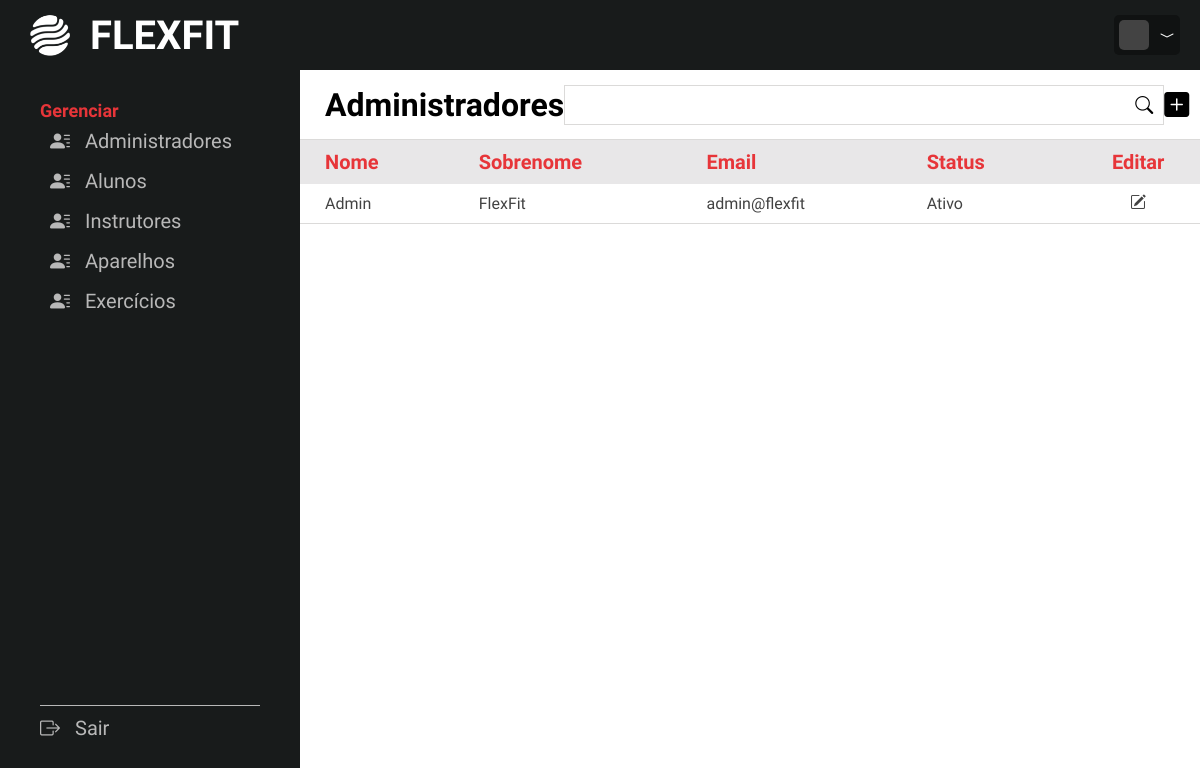
Page /adm/listaadm.php on the committed database.
### tables this page shows
CREATE TABLE administradores(
    adm_id INT NOT NULL AUTO_INCREMENT PRIMARY KEY,
    adm_nome VARCHAR(20) NOT NULL,
    adm_sobrenome VARCHAR(50) NOT NULL,
    adm_email VARCHAR(50) NOT NULL,
    adm_senha VARCHAR(255) NOT NULL,
    adm_status CHAR(1) NOT NULL
);

### adm/listaadm.php (the view, shortened to what this page needs)
<?php
include("backnav.php");
$sql = "SELECT * FROM administradores WHERE adm_status = 's'";
$resultado = mysqli_query($link, $sql);
?>
<!DOCTYPE html>
<html lang="en">
<head>
    <link rel="stylesheet" href="../css/style.css">
    <link rel="stylesheet" href="https://cdn.jsdelivr.net/npm/bootstrap-icons@1.11.3/font/bootstrap-icons.min.css">
</head>
<body>
    <main class="main-lista">
        <header class="lista-header">
            <div class="left">
                <h3>Administradores</h3>
            </div>
            <div class="middle">
                <form action="listaadm.php" method="post" class="search-form">
                    <div class="input-box">
                        <input type="text" name="search">
                        <button type="submit" class="search-btn" name="searchbtn"><i class="bi bi-search"></i></button>
                    </div>
                </form>
            </div>
            <div class="right">
                <a href="novoadm.php"><i class="bi bi-plus-square-fill"></i></a>
            </div>
        </header>
        <div class="lista-container">
            <table>
                <thead>
                    <tr>
                        <th>Nome</th>
                        <th>Sobrenome</th>
                        <th>Email</th>
                        <th>Status</th>
                        <th class="tools">Editar</th>
                    </tr>
                </thead>
                <tbody>
                    <?php
                    while ($tbl = mysqli_fetch_array($resultado)){
                    ?>
                    <tr>
                        <td><?=$tbl['adm_nome']?></td>
                        <td><?=$tbl['adm_sobrenome']?></td>
                        <td><?=$tbl['adm_email']?></td>
                        <td><?= $check = ($tbl['adm_status'] == "s") ? "Ativo" : "Inativo" ?></td>
                        <td class="tools">
                            <a href="alteraadm.php?id=<?=$tbl[0]?>"><i class="bi bi-pencil-square"></i></a>
                        </td>
                    </tr>
                    <?php
                    }
                    ?>
                </tbody>
            </table>
        </div>
    </main>
</body>
</html>

### css/style.css (style rules this page uses)
* { font-family: "Saira Condensed", sans-serif; margin: 0; padding: 0; text-decoration: none; box-sizing: border-box; list-style: none; scroll-behavior: smooth; }
body { background-color: #E8E7E8; }
.main-lista { background-color: #FFF; width: calc(100% - 300px); height: calc(100vh - 70px); float: right; display: grid; grid-template-rows: 70px 1fr; }
.main-lista .lista-header { padding: 0 25px; display: flex; align-items: center; justify-content: space-between; border-bottom: 1px solid #dbdad9; }
.main-lista .lista-header h3 { font-size: 32px; font-weight: 600; }
.main-lista .lista-header a { color: #000; }
.main-lista .lista-header .right i { font-size: 25px; }
.main-lista .lista-header .middle .search-form .input-box { display: flex; width: 600px; height: 40px; border: 1px solid #dbdad9; }
.main-lista .lista-header .middle .search-form .input-box input { width: 100%; border: none; background: none; padding: 0 15px; outline: none; font-size: 16px; }
.main-lista .lista-header .middle .search-form .input-box .search-btn { padding: 0 10px; border: none; background: none; cursor: pointer; }
.main-lista .lista-header .middle .search-form .input-box .search-btn i { font-size: 18px; }
.main-lista .lista-container table { width: 100%; border-collapse: collapse; text-align: left; }
.main-lista .lista-container table thead { background-color: #E8E7E8; }
.main-lista .lista-container table thead tr th { padding: 10px 25px; font-size: 20px; color: #E73539; }
.main-lista .lista-container table thead tr .tools { text-align: center; }
.main-lista .lista-container table tbody tr { border-bottom: 1px solid #dbdad9; }
.main-lista .lista-container table tbody tr td { padding: 10px 25px; font-size: 16px; font-weight: 500; color: #424242; }
.main-lista .lista-container table tbody tr .tools { display: flex; justify-content: center; gap: 15px; }
.main-lista .lista-container table tbody tr .tools a { color: #424242; }

### rows in the picture
administradores: adm_nome "Admin", adm_sobrenome "FlexFit", adm_email "admin@flexfit", adm_status "Ativo"
